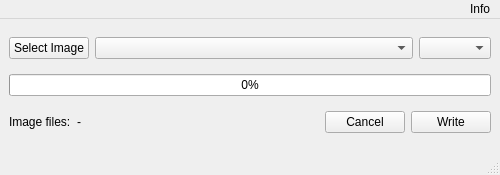
<?xml version="1.0" encoding="UTF-8"?>
<ui version="4.0">
 <class>MainWindow</class>
 <widget class="QMainWindow" name="MainWindow">
  <property name="geometry">
   <rect>
    <x>0</x>
    <y>0</y>
    <width>500</width>
    <height>175</height>
   </rect>
  </property>
  <property name="minimumSize">
   <size>
    <width>500</width>
    <height>0</height>
   </size>
  </property>
  <property name="windowTitle">
   <string>MainWindow</string>
  </property>
  <widget class="QWidget" name="centralwidget">
   <layout class="QVBoxLayout" name="verticalLayout">
    <item>
     <layout class="QHBoxLayout" name="horizontalLayout">
      <item>
       <widget class="QPushButton" name="pushButton_open">
        <property name="text">
         <string>Select Image</string>
        </property>
       </widget>
      </item>
      <item>
       <widget class="QComboBox" name="comboBox_devices">
        <property name="sizePolicy">
         <sizepolicy hsizetype="Expanding" vsizetype="Fixed">
          <horstretch>0</horstretch>
          <verstretch>0</verstretch>
         </sizepolicy>
        </property>
       </widget>
      </item>
      <item>
       <widget class="QComboBox" name="comboBox_buffers"/>
      </item>
     </layout>
    </item>
    <item>
     <widget class="QProgressBar" name="progressBar">
      <property name="value">
       <number>0</number>
      </property>
     </widget>
    </item>
    <item>
     <layout class="QHBoxLayout" name="horizontalLayout_2">
      <item>
       <widget class="QLabel" name="label_source">
        <property name="sizePolicy">
         <sizepolicy hsizetype="Preferred" vsizetype="Fixed">
          <horstretch>0</horstretch>
          <verstretch>0</verstretch>
         </sizepolicy>
        </property>
        <property name="text">
         <string>Image files:</string>
        </property>
       </widget>
      </item>
      <item>
       <widget class="QLabel" name="label_srcpath">
        <property name="sizePolicy">
         <sizepolicy hsizetype="Expanding" vsizetype="Fixed">
          <horstretch>0</horstretch>
          <verstretch>0</verstretch>
         </sizepolicy>
        </property>
        <property name="text">
         <string>-</string>
        </property>
        <property name="scaledContents">
         <bool>false</bool>
        </property>
        <property name="margin">
         <number>6</number>
        </property>
       </widget>
      </item>
      <item>
       <widget class="QPushButton" name="pushButton_cancel">
        <property name="text">
         <string>Cancel</string>
        </property>
       </widget>
      </item>
      <item>
       <widget class="QPushButton" name="pushButton_write">
        <property name="text">
         <string>Write</string>
        </property>
       </widget>
      </item>
     </layout>
    </item>
   </layout>
  </widget>
  <widget class="QMenuBar" name="menubar">
   <property name="geometry">
    <rect>
     <x>0</x>
     <y>0</y>
     <width>500</width>
     <height>30</height>
    </rect>
   </property>
   <property name="layoutDirection">
    <enum>Qt::RightToLeft</enum>
   </property>
   <widget class="QMenu" name="menuInfo">
    <property name="title">
     <string>Info</string>
    </property>
    <addaction name="actionAbout"/>
    <addaction name="actionAboutQt"/>
   </widget>
   <addaction name="menuInfo"/>
  </widget>
  <widget class="QStatusBar" name="statusbar"/>
  <action name="actionAbout">
   <property name="text">
    <string>About</string>
   </property>
  </action>
  <action name="actionAboutQt">
   <property name="text">
    <string>AboutQt</string>
   </property>
  </action>
 </widget>
 <resources/>
 <connections/>
</ui>
